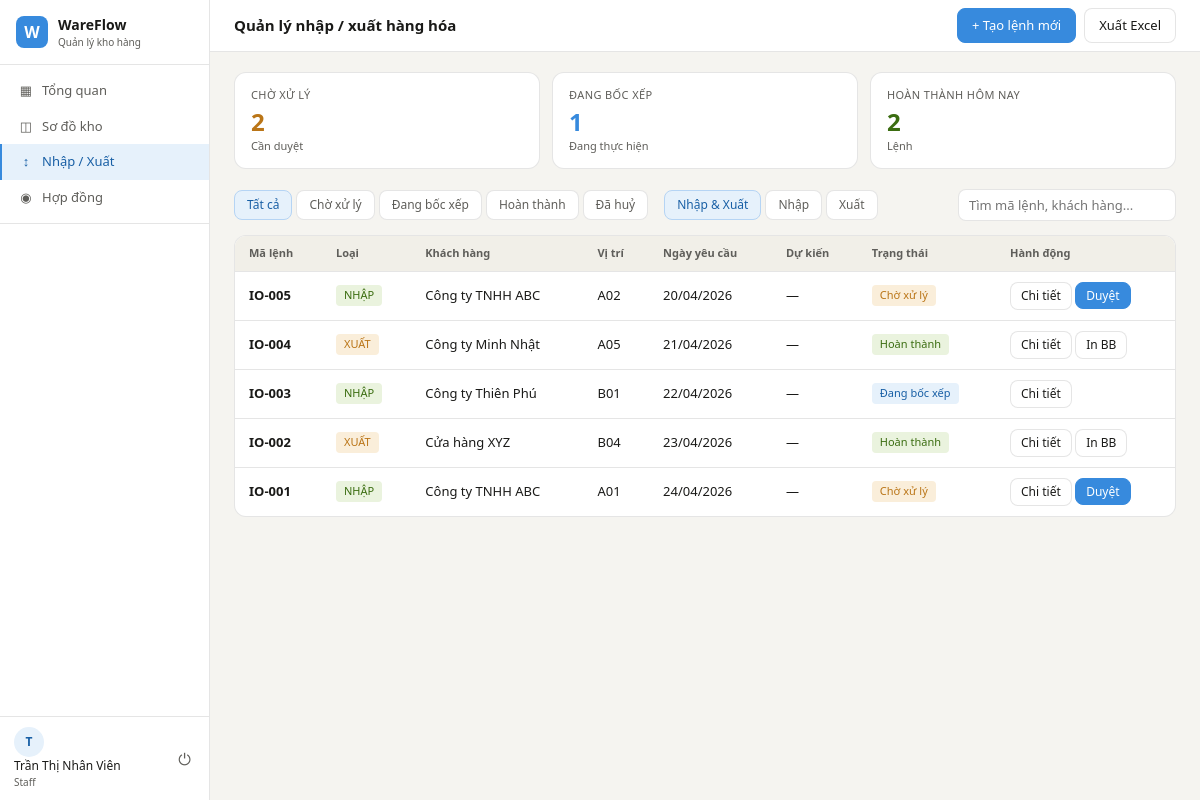
Screenshot of /logistics/ (signed in) with the database file from the repository.
### app/models/__init__.py (models this page shows, shortened)
class User(UserMixin, db.Model):
    __tablename__ = 'users'
    id           = db.Column(db.Integer, primary_key=True)
    username     = db.Column(db.String(80), unique=True, nullable=False)
    email        = db.Column(db.String(120), unique=True, nullable=False)
    password_hash = db.Column(db.String(256), nullable=False)
    full_name    = db.Column(db.String(150))
    phone        = db.Column(db.String(20))
    role         = db.Column(db.String(20), default=UserRole.STAFF.value)
    is_active    = db.Column(db.Boolean, default=True)
    created_at   = db.Column(db.DateTime, default=datetime.utcnow)
    def is_admin(self):
        return self.role == UserRole.ADMIN.value

class Order(db.Model):
    __tablename__ = 'orders'
    id           = db.Column(db.Integer, primary_key=True)
    code         = db.Column(db.String(20), unique=True)   # IO-001
    order_type   = db.Column(db.String(10), nullable=False)  # inbound / outbound
    customer_id  = db.Column(db.Integer, db.ForeignKey('customers.id'), nullable=False)
    slot_id      = db.Column(db.Integer, db.ForeignKey('slots.id'))
    request_date = db.Column(db.Date, default=date.today)
    scheduled_date = db.Column(db.Date)
    status       = db.Column(db.String(20), default=OrderStatus.PENDING.value)
    driver_name  = db.Column(db.String(100))
    vehicle_plate = db.Column(db.String(20))
    notes        = db.Column(db.Text)
    created_by   = db.Column(db.Integer, db.ForeignKey('users.id'))
    processed_by = db.Column(db.Integer, db.ForeignKey('users.id'))
    created_at   = db.Column(db.DateTime, default=datetime.utcnow)
    completed_at = db.Column(db.DateTime)
    items        = db.relationship('OrderItem', backref='order',
                                   lazy='dynamic', cascade='all, delete-orphan')
    slot         = db.relationship('Slot', foreign_keys=[slot_id])
    @property
    def type_label(self):
        return 'NHẬP' if self.order_type == OrderType.INBOUND.value else 'XUẤT'

class Customer(db.Model):
    __tablename__ = 'customers'
    id           = db.Column(db.Integer, primary_key=True)
    code         = db.Column(db.String(20), unique=True)   # KH-001
    name         = db.Column(db.String(150), nullable=False)
    tax_code     = db.Column(db.String(20))                # Mã số thuế
    address      = db.Column(db.String(250))
    contact_name = db.Column(db.String(100))
    phone        = db.Column(db.String(20))
    email        = db.Column(db.String(120))
    created_at   = db.Column(db.DateTime, default=datetime.utcnow)
    contracts    = db.relationship('Contract', backref='customer', lazy='dynamic')
    orders       = db.relationship('Order', backref='customer', lazy='dynamic')

class Slot(db.Model):
    __tablename__ = 'slots'
    id           = db.Column(db.Integer, primary_key=True)
    code         = db.Column(db.String(20), unique=True, nullable=False)  # 'A01', 'B03'
    zone_id      = db.Column(db.Integer, db.ForeignKey('zones.id'), nullable=False)
    row_number   = db.Column(db.Integer)          # Dãy kệ
    floor_number = db.Column(db.Integer)          # Tầng
    area_m2      = db.Column(db.Float, default=0)
    volume_m3    = db.Column(db.Float, default=0)
    max_weight_kg = db.Column(db.Float, default=0)
    status       = db.Column(db.String(20), default=SlotStatus.EMPTY.value)
    notes        = db.Column(db.Text)
    updated_at   = db.Column(db.DateTime, default=datetime.utcnow,
                             onupdate=datetime.utcnow)
    contract_slots = db.relationship('ContractSlot', backref='slot', lazy='dynamic')

### app/routes/logistics.py (the view)
@logistics_bp.route('/')
@login_required
def index():
    status_filter = request.args.get('status', 'all')
    type_filter   = request.args.get('type', 'all')
    search        = request.args.get('search', '').strip()
    page          = request.args.get('page', 1, type=int)
    query = Order.query
    if status_filter != 'all':
        query = query.filter_by(status=status_filter)
    if type_filter != 'all':
        query = query.filter_by(order_type=type_filter)
    if search:
        query = query.join(Customer).filter(
            Customer.name.ilike(f'%{search}%') |
            Order.code.ilike(f'%{search}%')
        )
    orders = query.order_by(Order.created_at.desc()).paginate(
        page=page, per_page=15, error_out=False
    )
    stats = {
        'pending':    Order.query.filter_by(status=OrderStatus.PENDING.value).count(),
        'processing': Order.query.filter_by(status=OrderStatus.PROCESSING.value).count(),
        'done_today': Order.query.filter(
            Order.status == OrderStatus.DONE.value,
            db.func.date(Order.completed_at) == date.today()
        ).count(),
    }
    return render_template('logistics/index.html',
                           orders=orders,
                           status_filter=status_filter,
                           type_filter=type_filter,
                           search=search,
                           stats=stats,
                           STATUS_LABELS=STATUS_LABELS,
                           OrderStatus=OrderStatus,
                           OrderType=OrderType)

### app/models/__init__.py (called while the page is built)
@login_manager.user_loader
def load_user(user_id):
    return User.query.get(int(user_id))

### run.py (called while the page is built)
@app.context_processor
def inject_globals():
    from datetime import datetime
    return {'now': datetime.now()}

### app/templates/logistics/index.html (shortened to what this page needs)
{% extends 'base.html' %}
{% block page_title %}Quản lý nhập / xuất hàng hóa{% endblock %}
{% block topbar_actions %}
  <a href="{{ url_for('logistics.create') }}" class="btn btn-primary">+ Tạo lệnh mới</a>
  <a href="{{ url_for('logistics.index') }}?export=1" class="btn">Xuất Excel</a>
{% endblock %}
{% block content %}
<div class="stat-cards" style="grid-template-columns:repeat(3,1fr)">
  <div class="stat-card amber">
    <div class="stat-label">Chờ xử lý</div>
    <div class="stat-value">{{ stats.pending }}</div>
    <div class="stat-sub">Cần duyệt</div>
  </div>
  <div class="stat-card blue">
    <div class="stat-label">Đang bốc xếp</div>
    <div class="stat-value">{{ stats.processing }}</div>
    <div class="stat-sub">Đang thực hiện</div>
  </div>
  <div class="stat-card green">
    <div class="stat-label">Hoàn thành hôm nay</div>
    <div class="stat-value">{{ stats.done_today }}</div>
    <div class="stat-sub">Lệnh</div>
  </div>
</div>
<div class="filter-bar">
  <div class="filter-tabs">
    <a href="{{ url_for('logistics.index') }}"
       class="filter-tab {{ 'active' if status_filter=='all' }}">Tất cả</a>
    <a href="{{ url_for('logistics.index', status='pending') }}"
       class="filter-tab {{ 'active' if status_filter=='pending' }}">Chờ xử lý</a>
    <a href="{{ url_for('logistics.index', status='processing') }}"
       class="filter-tab {{ 'active' if status_filter=='processing' }}">Đang bốc xếp</a>
    <a href="{{ url_for('logistics.index', status='done') }}"
       class="filter-tab {{ 'active' if status_filter=='done' }}">Hoàn thành</a>
    <a href="{{ url_for('logistics.index', status='cancelled') }}"
       class="filter-tab {{ 'active' if status_filter=='cancelled' }}">Đã huỷ</a>
  </div>
  <div class="filter-tabs" style="margin-left:8px">
    <a href="{{ url_for('logistics.index', status=status_filter) }}"
       class="filter-tab {{ 'active' if type_filter=='all' }}">Nhập & Xuất</a>
    <a href="{{ url_for('logistics.index', status=status_filter, type='inbound') }}"
       class="filter-tab {{ 'active' if type_filter=='inbound' }}">Nhập</a>
    <a href="{{ url_for('logistics.index', status=status_filter, type='outbound') }}"
       class="filter-tab {{ 'active' if type_filter=='outbound' }}">Xuất</a>
  </div>
  <form method="GET" style="margin-left:auto">
    <input type="text" name="search" value="{{ search }}"
           class="search-input" placeholder="Tìm mã lệnh, khách hàng...">
  </form>
</div>
<div class="panel">
  <div class="table-wrap">
    <table>
      <thead>
        <tr>
          <th>Mã lệnh</th>
          <th>Loại</th>
          <th>Khách hàng</th>
          <th>Vị trí</th>
          <th>Ngày yêu cầu</th>
          <th>Dự kiến</th>
          <th>Trạng thái</th>
          <th>Hành động</th>
        </tr>
      </thead>
      <tbody>
        {% for order in orders.items %}
        {% set label, color = STATUS_LABELS[order.status] %}
        <tr>
          <td><strong>{{ order.code }}</strong></td>
          <td>
            <span class="badge {{ 'badge-success' if order.order_type=='inbound' else 'badge-warning' }}">
              {{ order.type_label }}
            </span>
          </td>
          <td>{{ order.customer.name }}</td>
          <td>{{ order.slot.code if order.slot else '—' }}</td>
          <td>{{ order.request_date.strftime('%d/%m/%Y') }}</td>
          <td>{{ order.scheduled_date.strftime('%d/%m/%Y') if order.scheduled_date else '—' }}</td>
          <td><span class="badge badge-{{ color }}">{{ label }}</span></td>
          <td>
            <a href="{{ url_for('logistics.detail', order_id=order.id) }}" class="btn btn-sm">Chi tiết</a>
            {% if order.status == 'pending' %}
              <form method="POST" action="{{ url_for('logistics.approve', order_id=order.id) }}"
                    style="display:inline">
                <button type="submit" class="btn btn-sm btn-primary">Duyệt</button>
              </form>
            {% elif order.status == 'done' %}
              <a href="{{ url_for('logistics.print_handover', order_id=order.id) }}"
                 class="btn btn-sm" target="_blank">In BB</a>
            {% endif %}
          </td>
        </tr>
        {% else %}
        <tr>
          <td colspan="8" style="text-align:center;padding:32px;color:var(--text-muted)">
            Không có lệnh nào phù hợp
          </td>
        </tr>
        {% endfor %}
      </tbody>
    </table>
  </div>
</div>
{% endblock %}

### app/templates/base.html (shortened to what this page needs)
<!DOCTYPE html>
<html lang="vi">
<head>
  <link rel="stylesheet" href="{{ url_for('static', filename='css/main.css') }}">
</head>
<body>
{% if current_user.is_authenticated %}
<div class="app-layout">
  <aside class="sidebar">
    <div class="sidebar-logo">
      <div class="logo-icon">W</div>
      <div>
        <div class="logo-name">WareFlow</div>
        <div class="logo-sub">Quản lý kho hàng</div>
      </div>
    </div>
    <nav class="sidebar-nav">
      <a href="{{ url_for('dashboard.index') }}"
         class="nav-item {% if request.endpoint == 'dashboard.index' %}active{% endif %}">
        <span class="nav-icon">▦</span> Tổng quan
      </a>
      <a href="{{ url_for('warehouse.index') }}"
         class="nav-item {% if 'warehouse' in request.endpoint %}active{% endif %}">
        <span class="nav-icon">◫</span> Sơ đồ kho
      </a>
      <a href="{{ url_for('logistics.index') }}"
         class="nav-item {% if 'logistics' in request.endpoint %}active{% endif %}">
        <span class="nav-icon">↕</span> Nhập / Xuất
      </a>
      <a href="{{ url_for('contracts.index') }}"
         class="nav-item {% if 'contracts' in request.endpoint %}active{% endif %}">
        <span class="nav-icon">◉</span> Hợp đồng
      </a>
      <div class="nav-divider"></div>
    </nav>
    <div class="sidebar-footer">
      <div class="user-info">
        <div class="user-avatar">{{ current_user.full_name[0] if current_user.full_name else current_user.username[0] }}</div>
        <div>
          <div class="user-name">{{ current_user.full_name or current_user.username }}</div>
          <div class="user-role">{{ current_user.role | capitalize }}</div>
        </div>
      </div>
      <a href="{{ url_for('auth.logout') }}" class="logout-btn" title="Đăng xuất">⏻</a>
    </div>
  </aside>
  <div class="main-content">
    <header class="topbar">
      <h1 class="page-title">{% block page_title %}{% endblock %}</h1>
      <div class="topbar-actions">{% block topbar_actions %}{% endblock %}</div>
    </header>
    <div class="content-body">
      {% block content %}{% endblock %}
    </div>
  </div>
</div>
{% else %}
  {% block auth_content %}{% endblock %}
{% endif %}
</body>
</html>

### rows the page displays
User: full_name "T", full_name "Trần Thị Nhân Viên", role "Staff"
Order: code "IO-005", type_label "NHẬP", customer.name "Công ty TNHH ABC", slot "A02", request_date "20/04/2026", scheduled_date "—", label "Chờ xử lý"
Order: code "IO-004", type_label "XUẤT", customer.name "Công ty Minh Nhật", slot "A05", request_date "21/04/2026", scheduled_date "—", label "Hoàn thành"
Order: code "IO-003", type_label "NHẬP", customer.name "Công ty Thiên Phú", slot "B01", request_date "22/04/2026", scheduled_date "—", label "Đang bốc xếp"
Order: code "IO-002", type_label "XUẤT", customer.name "Cửa hàng XYZ", slot "B04", request_date "23/04/2026", scheduled_date "—", label "Hoàn thành"
Order: code "IO-001", type_label "NHẬP", customer.name "Công ty TNHH ABC", slot "A01", request_date "24/04/2026", scheduled_date "—", label "Chờ xử lý"

### other values shown
{{ stats.pending }} "2"
{{ stats.processing }} "1"
{{ stats.done_today }} "2"
